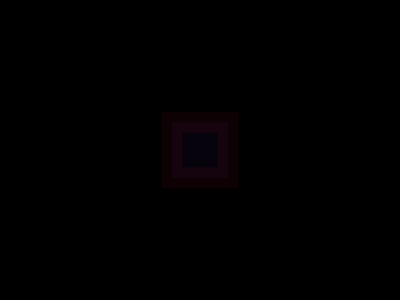
Frame 1 (no input)
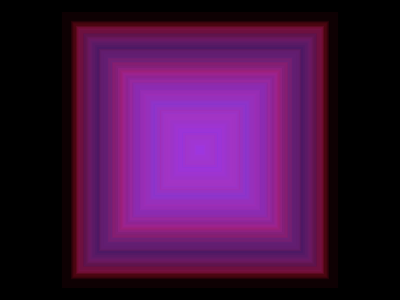
Frame 60 (no input)
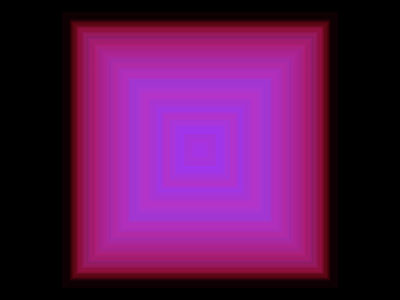
Frame 120 (the mouse pressed at the canvas centre since frame 60)

The p5.js sketch that drew these frames (run headless with seeded random() and noise() and a simulated clock; from frame 60 on, the mouse is pressed at the canvas centre):

// p5.js sketch
// ── sketch.js
let squareSize= 150;
let lineWidth =4;


function setup() {
  createCanvas(400, 300);
  background(0);
}

function draw() {
  lineWidth=random(4,28);
squareSize=random(5,250);
 
  rectMode(CENTER);
  strokeWeight(lineWidth);
  stroke(255,30,60,14);
  fill(150,70,255,12);
  square(200,150,squareSize);
}
// ── preview.html
<!DOCTYPE html>
<html lang="en">

<head>
  <meta charset="UTF-8">

  <!-- Load the main stylesheet from one folder above -->
  <link rel="stylesheet" href="../style.css">

  <!-- black behind the black canvas, so the preview square has no white border -->
  <style>
    body.preview-page {
      background: #000;
    }
  </style>
</head>

<body class="preview-page">

  <!-- Tell sketch.js that it is running as a homepage preview -->
  <script>
    window.previewMode = true;
  </script>

  <!-- Load the p5.js library -->
  <script src="https://cdn.jsdelivr.net/npm/p5@1.11.8/lib/p5.min.js"></script>

  <!-- Load our sketch -->
  <script src="sketch.js"></script>

</body>

</html>
